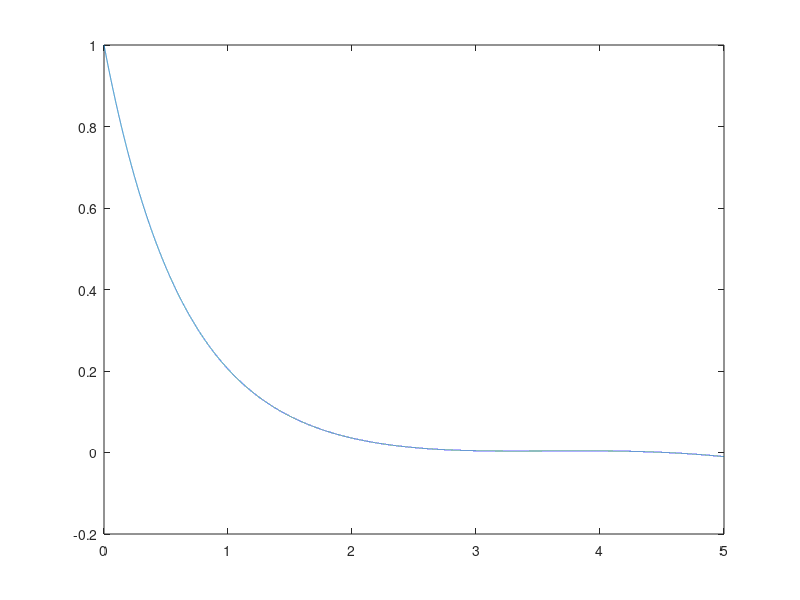

Here is the MATLAB script that generated this plot:
%% Simulation part 1 CTTV
clc;clear;close all;
%% Time steps:
Step = 0.0001;
T_end = 5;
t = 0:Step:T_end;
%% Variable
s = cell(1,length(t));
u = cell(1,length(t));
%% Parameters
M = 5000;
Tf = 5;
%% Initial value
s{1} = 1;
W_a_initial = [-1.0675 0.7242 -0.9484 1.1355 -0.7161 -1.3115 0.4865 0.9666];
Y_a_initial = [0.6565 -1.0053 0.5934 -0.2612 0.4904 0.6533 0.0286 -0.9361;
               -0.0492 0.2452 0.0217 0.0655 -0.0372 0.2163 -0.5248 0.2955]';
b_a_initial = [1.5045 -0.2904 0.8204 0.1544 1.0847 -1.5262 0.4379 1.0963]';
%% Simulation
for i = 1:length(t)
    u{i} = W_a_initial*tanh(Y_a_initial*[s{i};t(i)]+b_a_initial);
    if i == length(t)
        break
    end
    %% Update state
    s{i+1} = s{i} + Step*(0.2*(2+sin(0.3*t(i)*s{i}))*s{i}+u{i});
end

s_m = cell2mat(s);
plot(t,s_m);